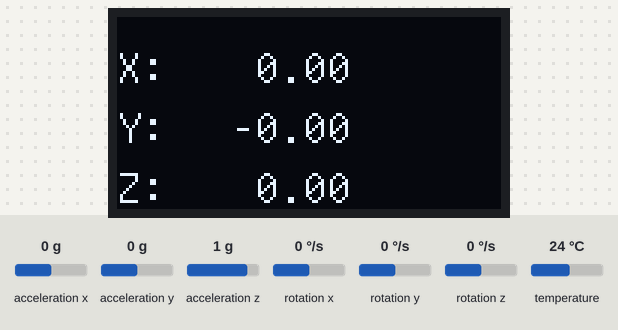
Bench run of a sketch on a simulated Arduino Uno, built with avr-gcc and run on an emulated ATmega328P. Shown: 128×64 one-colour display. Inputs (shaded band) come from the test bench; at power-on: rotation z 0 °/s, acceleration x 0 g, acceleration y 0 g, acceleration z 1 g, rotation x 0 °/s, rotation y 0 °/s, temperature 24 °C. What the sketch prints to the serial monitor is not drawn.

Above: at 4.2 s.
4.3 s: rotation z set to -192 °/s
At 5.4 s:
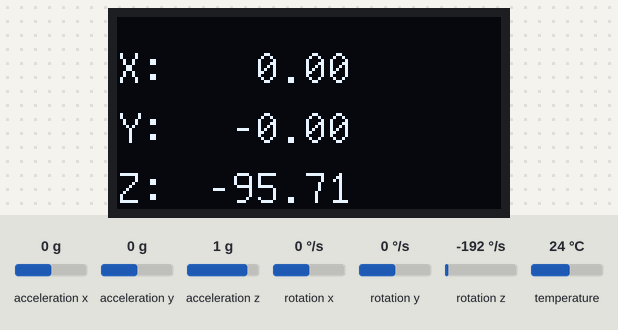
7.0 s: acceleration x set to -1.4 g
At 9.5 s:
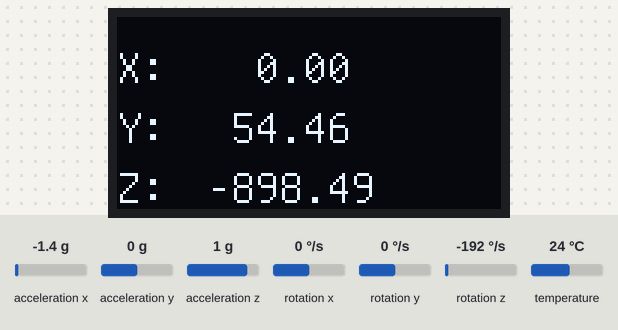
9.6 s: acceleration y set to -1.4 g
At 10.6 s:
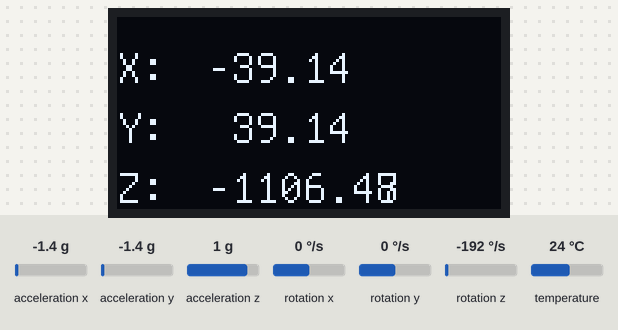
12.3 s: acceleration z set to -1.4 g
At 15.0 s:
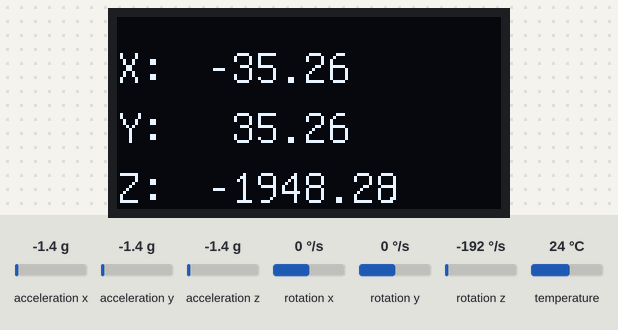
15.1 s: rotation x set to -192 °/s
At 16.8 s:
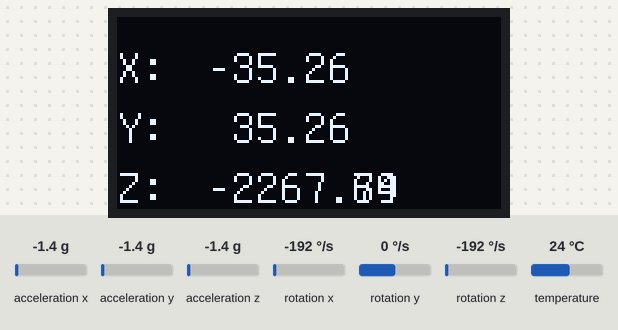
Timing chart, 0 to 18.3 s (numbered marks = the images above; inputs shaded):
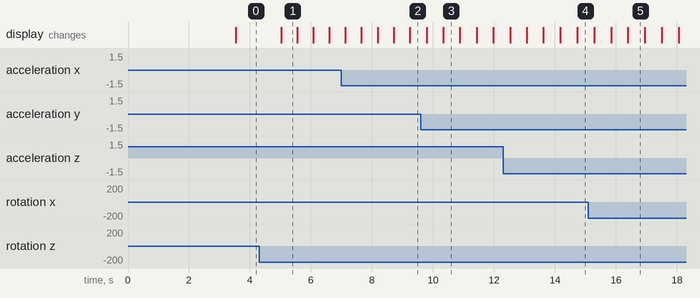

The sketch:

mpu5060-giroscopio.ino
```cpp
#include "U8glib.h"

#include <MPU6050_tockn.h>
#include <Wire.h>

MPU6050 mpu6050(Wire);

U8GLIB_SSD1306_128X64 u8g(U8G_I2C_OPT_NONE|U8G_I2C_OPT_DEV_0);  // I2C / TWI

void setup() {
  Serial.begin(9600);
  u8g.begin();
  Wire.begin();
  mpu6050.begin();
  mpu6050.calcGyroOffsets(true);
}

unsigned long t1, dt;
float x,y,z;

void loop() {
  mpu6050.update();
  dt = millis() - t1;
  if (dt > 200) {
    t1 = millis();
    x = mpu6050.getAngleX();
    y = mpu6050.getAngleY();
    z = mpu6050.getAngleZ();

    Serial.println("=======================================================");
    Serial.print("temp : ");Serial.println(mpu6050.getTemp());
    Serial.print("accX : ");Serial.print(mpu6050.getAccX());
    Serial.print("\taccY : ");Serial.print(mpu6050.getAccY());
    Serial.print("\taccZ : ");Serial.println(mpu6050.getAccZ());

    Serial.print("gyroX : ");Serial.print(mpu6050.getGyroX());
    Serial.print("\tgyroY : ");Serial.print(mpu6050.getGyroY());
    Serial.print("\tgyroZ : ");Serial.println(mpu6050.getGyroZ());

    Serial.print("accAngleX : ");Serial.print(mpu6050.getAccAngleX());
    Serial.print("\taccAngleY : ");Serial.println(mpu6050.getAccAngleY());

    Serial.print("gyroAngleX : ");Serial.print(mpu6050.getGyroAngleX());
    Serial.print("\tgyroAngleY : ");Serial.print(mpu6050.getGyroAngleY());
    Serial.print("\tgyroAngleZ : ");Serial.println(mpu6050.getGyroAngleZ());

    Serial.print("angleX : ");Serial.print(mpu6050.getAngleX());
    Serial.print("\tangleY : ");Serial.print(mpu6050.getAngleY());
    Serial.print("\tangleZ : ");Serial.println(mpu6050.getAngleZ());
    Serial.println("=======================================================\n");
  }
  u8g.firstPage();
  do {
    draw();
  } while (u8g.nextPage());
}

char str[8];

void draw() {
  u8g.setFont(u8g_font_unifont);
  u8g.drawStr( 0, 22, "X:");
  dtostrf(x, 6, 2, str);
  u8g.drawStr( 30, 22, str);

  u8g.drawStr( 0, 42, "Y:");
  dtostrf(y, 6, 2, str);
  u8g.drawStr( 30, 42, str);

  u8g.drawStr( 0, 62, "Z:");
  dtostrf(z, 6, 2, str);
  u8g.drawStr( 30, 62, str);
}
```

Measured:
- after the input at 4.3 s, the display: changes after 0.73 s (image 1)
- what the display in image 1 shows lasts 0.6 s, from 5.0 s to 5.6 s
- what the display in image 5 shows lasts 0.5 s, from 16.4 s to 16.9 s
